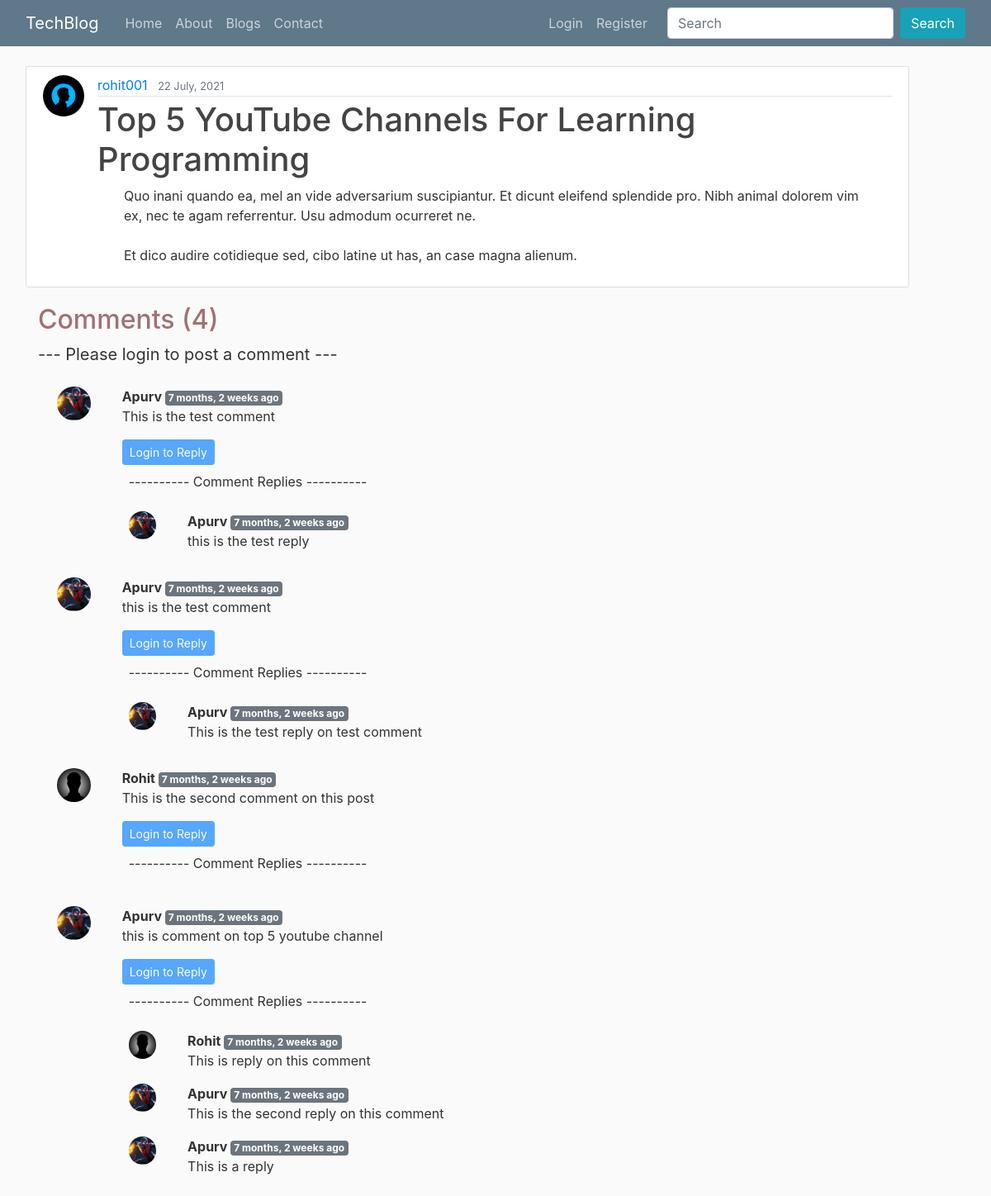
The page /post/46 on the database its author committed.
### blog/models.py (models this page shows, shortened)
class Post(models.Model):
    title = models.CharField(max_length=100)
    content = models.TextField()
    date_posted = models.DateTimeField(default=timezone.now)
    author = models.ForeignKey(User, on_delete=models.CASCADE)

class BlogComment(models.Model):
    sno = models.AutoField(primary_key=True)
    comment = models.TextField()
    user = models.ForeignKey(User, on_delete=models.CASCADE)
    post = models.ForeignKey(Post, on_delete=models.CASCADE)
    parent = models.ForeignKey('self', on_delete=models.CASCADE, null=True)
    timestamp = models.DateTimeField(default=timezone.now)

### users/models.py (models this page shows, shortened)
class profile(models.Model):
    User = models.OneToOneField(User, on_delete=models.CASCADE)
    image = models.ImageField(default = "default.jpg", upload_to='profile_pics')

### blog/views.py (the view)
# urls.py: path('post/<int:pk>', views.PostDetailView, name='post-detail'),
def PostDetailView(request, pk):
    model = Post
    template_name = 'blog/Post_Detail.html'
    context_object_name = 'posts'
    post = Post.objects.get(pk=pk)
    user = request.user
    comments =  BlogComment.objects.filter(post=post, parent=None).order_by('-timestamp')
    replies =  BlogComment.objects.filter(post=post).exclude(parent=None).order_by('-timestamp')
    replyDict = {}
    for reply in replies:
        if reply.parent.sno not in replyDict.keys():
            replyDict[reply.parent.sno] = [reply]
        else:
            replyDict[reply.parent.sno].append(reply)
    context = {
        'post': post,
        'comments': comments,
        'user': user,
        'replyDict': replyDict
    }
    return render(request, 'blog/Post_Detail.html', context)

### blog/templatetags/extras.py (called while the page is built)
@register.filter(name='get_val')
def get_val(dict, key):
    return dict.get(key)

### blog/templates/blog/Post_Detail.html (shortened to what this page needs)
{% extends "blog/base.html" %} {% block content %}
{% load humanize %}
{% load extras %}
<article class="media content-section">
  <img class="article-img rounded-circle" src="{{ post.author.profile.image.url }}" alt="" />
  <div class="media-body">
    <div class="article-metadata d-flex justify-content-between">
      <div>
        <a class="mr-2" href="{% url 'user-posts' post.author.username %}">{{ post.author }}</a>
        <small class="text-muted">{{ post.date_posted|date:'d F, Y' }}</small>
      </div>
    </div>
    <h1 class="article-title">{{ post.title }}</h1>
    <div class="mx-3">
    <p class="article-content ml-3">{{ post.content | safe }}</p>
  </div>
  </div>
</article>
<div class="container">
  <h2>Comments ({{ comments.count }})</h2>
  <div class="my-2">
    {% if user.is_authenticated %}
    <form action="/postComment/" method="POST">
      {% csrf_token %}
      <div class="form-group">
        <label for="comment">Post Comments</label>
        <input type="text" name="comment" id="comment" class="form-control" placeholder="Enter comments here..">
      </div>
      <input type="hidden" name="postId" value="{{ post.id }}">
      <input type="hidden" name="parentSno" value="">
      <button type="submit" class="btn btn-primary">Post</button>
    </form>
    {% else %}
    <p class="fs-5">--- Please login to post a comment ---</p>
    {% endif %}
    {% for comment in comments %}
    <div class="row my-3 mx-0">
      <div class="col-md-1">
        <img class="rounded-circle mx-auto d-block w-100 p-2" src="{{ comment.user.profile.image.url  }}"
          alt="userimage">
      </div>
      <div class="col-md-11 mt-2">
        <b>{{ comment.user.username }} </b><span class="pl-1 badge bg-secondary">
          {{ comment.timestamp | naturaltime }} </span>
        <div>{{ comment.comment }}</div>
        <div class="reply mx-0 my-2">
          {% if user.is_authenticated %}
          <button class="btn btn-sm btn-primary" type="button" data-bs-toggle="collapse"
            data-bs-target="#replyBox{{ comment.sno }}" aria-expanded="false" aria-controls="replyBox{{ comment.sno }}">
            Post Reply
          </button>
          <div class="collapse" id="replyBox{{ comment.sno }}">
            <div class="card card-body my-2">
              <form action="/postComment/" method="POST">
                {% csrf_token %}
                <div class="form-group">
                  <label for="comment">Post a Reply</label>
                  <input type="text" name="comment" id="comment" class="form-control"
                    placeholder="Enter comments here..">
                  <input type="hidden" name="parentSno" value="{{ comment.sno }}">
                </div>
                <input type="hidden" name="postId" value="{{ post.id }}">
                <button type="submit" class="btn btn-sm btn-primary">Reply</button>
              </form>
            </div>
          </div>
          {% else %}
          <button class="btn btn-sm btn-primary mt-2" data-bs-toggle="collapse" href="#replyBox{{comment.sno}}"
            role="button" aria-expanded="false" aria-controls="replyBox{{comment.sno}}" disabled>
            Login to Reply
          </button>
          {% endif %}
          <p class="fs-6 mt-2 ml-2">---------- Comment Replies ----------</p>
          <div class="replies my-2 mx-0">
            {% for reply in replyDict|get_val:comment.sno %}
            <div class="row my-2">
              <div class="col-md-1">
                <img class="rounded-circle mx-auto d-block w-100 p-2" src="{{ reply.user.profile.image.url  }}"
                  alt="userimage">
              </div>
              <div class="col-md-11 mt-2">
                <b>{{ reply.user.username }} </b><span class="pl-1 badge bg-secondary">
                  {{ reply.timestamp | naturaltime }} </span>
                <div>{{ reply.comment }}</div>
              </div>
            </div>
            {% endfor %}
          </div>
        </div>
      </div>
    </div>
    {% endfor %}
  </div>
</div>
{% endblock content %}

### blog/templates/blog/base.html (shortened to what this page needs)
{% load static %}
{% load humanize %}
<!DOCTYPE html>
<html>
<head>
  <link rel="stylesheet" href="https://stackpath.bootstrapcdn.com/bootstrap/4.5.2/css/bootstrap.min.css"
>
  <link href="https://cdn.jsdelivr.net/npm/bootstrap@5.1.0/dist/css/bootstrap.min.css" rel="stylesheet"
>
  <link rel="stylesheet" href="https://cdn.jsdelivr.net/npm/bootstrap@4.6.0/dist/css/bootstrap.min.css"
>
  <link rel="stylesheet" type="text/css" href="{% static 'blog/css/main.css' %}">
</head>
<body>
  <header class="site-header">
    <nav class="navbar navbar-expand-md navbar-dark bg-steel fixed-top">
      <div class="container">
        <a class="navbar-brand mr-4" href="{% url 'home' %}">TechBlog</a>
        <div class="collapse navbar-collapse" id="navbarToggle">
          <div class="navbar-nav mr-auto">
            <a class="nav-item nav-link {% block indexactive %} {% endblock indexactive %}"
              href="{% url 'home' %}">Home</a>
            <a class="nav-item nav-link {% block aboutactive %} {% endblock aboutactive %}"
              href="{% url 'blog-about' %}">About</a>
            <a class="nav-item nav-link  {% block homeactive %} {% endblock homeactive %}"
              href="{% url 'blog-home' %}">Blogs</a>
            <a class="nav-item nav-link {% block contactactive %} {% endblock contactactive %}"
              href="{% url 'blog-contact' %}">Contact</a>
          </div>
          <div class="navbar-nav navsearch">
            {% if user.is_authenticated %}
            <a class="nav-item nav-link {% block newpostactive %} {% endblock newpostactive %}"
              href="{% url 'post-create' %}">New Post</a>
            <!-- <a class="nav-item nav-link {% block profileactive %} {% endblock profileactive %}"
              href="{% url 'profile' %}">Profie</a>
            <a class="nav-item nav-link {% block logoutactive %} {% endblock logoutactive %}"
              href="{% url 'logout' %}">Logout</a> -->
            <ul class="navbar-nav mr-2">
              <li class="nav-item dropdown">
                <a class="nav-link dropdown-toggle" href='#' id="navbarDropdown" role="button" data-toggle="dropdown">
                  Welcome {{request.user}}</a>
                <div class="dropdown-menu" aria-labelledby="navbarDropdown">
                  <a class="dropdown-item" href="{% url 'profile' %}">Profile</a>
                  <a class="dropdown-item" href="{% url 'logout' %}">Logout</a>
                </div>
              </li>
            </ul>
            {% else %}
            <a class="nav-item nav-link {% block loginactive %} {% endblock loginactive %}"
              href="{% url 'login' %}">Login</a>
            <a class="nav-item nav-link {% block registeractive %} {% endblock registeractive %}"
              href="{% url 'register' %}">Register</a>
            {% endif %}
            <form class="form-inline ml-3" methd="get" action="/search">
              <input class="form-control mr-sm-2" type="search" placeholder="Search" aria-label="Search" name="query"
                id="query">
              <button class="btn btn-info my-2 my-sm-0" type="submit">Search</button>
            </form>
          </div>
        </div>
      </div>
    </nav>
  </header>
  <main role="main" class="container">
    <div class="row">
      <div class="col-md-11 mx-3">
        {% block content %}{% endblock %}
      </div>
    </div>
  </main>
</body>
</html>

### blog/static/blog/css/main.css (style rules this page uses)
body { background: #fafafa; color: #333333; margin-top: 5rem; }
h1, h2, h3, h4, h5, h6 { color: #a07272; }
.container { max-width: 1200px; }
.bg-steel { background-color: #5f788a; }
.site-header .navbar-nav .nav-link { color: #cbd5db; }
.content-section { background: #ffffff; padding: 10px 20px; border: 1px solid #dddddd; border-radius: 3px; margin-bottom: 20px; }
.article-title { color: #444444; }
.article-content { white-space: pre-line; }
.article-img { height: 50px; width: 50px; margin-right: 16px; }
.article-metadata { padding-bottom: 1px; margin-bottom: 4px; border-bottom: 1px solid #e3e3e3 }

### rows shown on the page
Post: author.profile.image (placeholder picture), author "rohit001", date_posted "22 July, 2021", title "Top 5 YouTube Channels For Learning Programming", content "Quo inani quando ea, mel an vide adversarium suscipiantur. Et dicunt eleifend splendide pro. Nibh animal dolorem vim ex, nec te agam referrentur. Usu admodum ocurreret ne. Et dico audire cotidieque sed, cibo latine ut has, an case magna alienum."
BlogComment: user.profile.image (picture), user.username "Apurv", timestamp "7 months, 2 weeks ago", comment "This is the test comment"
BlogComment: user.profile.image (picture), user.username "Apurv", timestamp "7 months, 2 weeks ago", comment "this is the test reply"
BlogComment: user.profile.image (picture), user.username "Apurv", timestamp "7 months, 2 weeks ago", comment "this is the test comment"
BlogComment: user.profile.image (picture), user.username "Apurv", timestamp "7 months, 2 weeks ago", comment "This is the test reply on test comment"
BlogComment: user.profile.image (placeholder picture), user.username "Rohit", timestamp "7 months, 2 weeks ago", comment "This is the second comment on this post"
BlogComment: user.profile.image (picture), user.username "Apurv", timestamp "7 months, 2 weeks ago", comment "this is comment on top 5 youtube channel"
BlogComment: user.profile.image (placeholder picture), user.username "Rohit", timestamp "7 months, 2 weeks ago", comment "This is reply on this comment"
BlogComment: user.profile.image (picture), user.username "Apurv", timestamp "7 months, 2 weeks ago", comment "This is the second reply on this comment"
BlogComment: user.profile.image (picture), user.username "Apurv", timestamp "7 months, 2 weeks ago", comment "This is a reply"

### other values the page prints
{{ comments.count }} "4"
